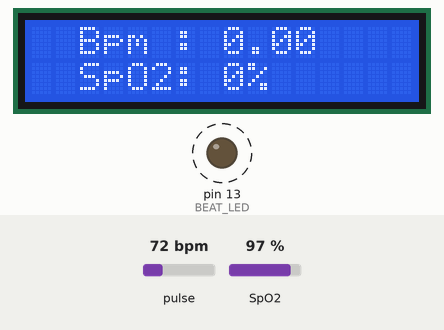
Bench run of a sketch on a simulated Arduino Uno, built with avr-gcc and run on an emulated ATmega328P. Shown: 16×2 character LCD, output pins drawn as LEDs (lit = HIGH). Dashed ring = blinking. Inputs (shaded band) come from the test bench; at power-on: pulse 72 bpm, SpO2 97 %.

Above: at 2.2 s.
2.3 s: pulse set to 158 bpm
At 4.8 s:
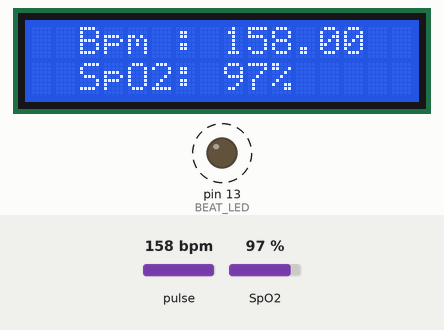
4.9 s: pulse set to 42 bpm
At 6.7 s:
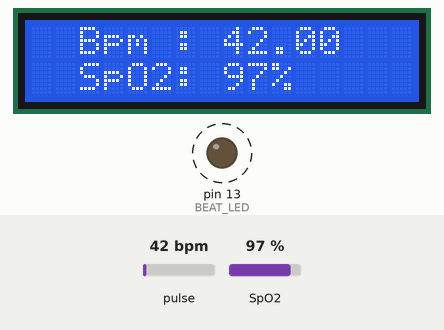
7.5 s: pulse set to 130 bpm
At 9.08 s:
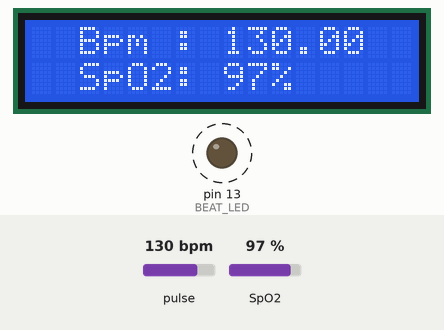
10.5 s: SpO2 set to 80 %
At 11.85 s:
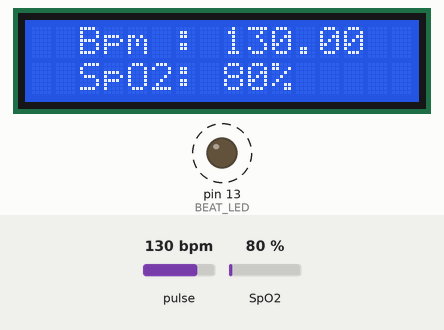
Timing chart, 0 to 14.0 s (numbered marks = the images above; inputs shaded):
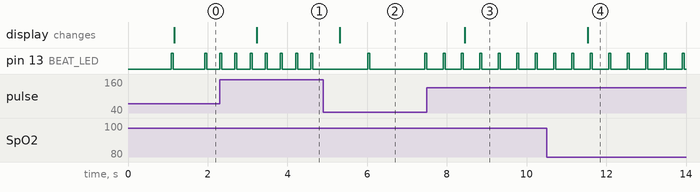

Measured:
- after the input at 2.3 s, pin 13 (BEAT_LED): alternates HIGH for 0.05 s and LOW for 0.33 s, starting at once; the display: changes after 0.93 s (image 1)
- after the input at 4.9 s, pin 13 (BEAT_LED): alternates HIGH for 0.05 s and LOW for 1.4 s, starting after 1.1 s; the display: changes after 0.42 s (image 2)
- after the input at 7.5 s, pin 13 (BEAT_LED): alternates HIGH for 0.05 s and LOW for 0.41 s, starting after 0.40 s; the display: changes after 0.95 s (image 3)
- after the input at 10.5 s, the display: changes after 1.0 s (image 4)
- by itself, pin 13 (BEAT_LED): alternates HIGH for 0.05 s and LOW for 0.78 s

The sketch:

sketch_jun20a.ino
```cpp
#include <Wire.h>
#include "MAX30100_PulseOximeter.h"
#include <LiquidCrystal_I2C.h>
#define REPORTING_PERIOD_MS 1000  // 數據顯示間隔 (毫秒)
#define BEAT_LED 13  // 脈搏指示 LED 的腳位
PulseOximeter pox;
uint32_t tsLastReport = 0;
LiquidCrystal_I2C lcd(0x27, 16, 2);  // LCD I2C 位址和長寬
void setup() {
  pinMode(BEAT_LED, OUTPUT);
  digitalWrite(BEAT_LED, LOW);
  // 初始化 LCD
  lcd.init();
  lcd.backlight();
  lcd.clear();
  lcd.print("Welcome James's Oximeter");
  delay(1000);
  // 初始化 MAX30100, 若失敗就用無窮迴圈卡住
  if (!pox.begin()) {
    lcd.setCursor(0, 1);
    lcd.print("Failed to init!");
    while (true) {}
  }
  // 設定測到脈搏時要回呼的函式 (必須放在 setup 最後一行)
  pox.setOnBeatDetectedCallback(onBeatDetected);
}
void loop() {
  pox.update();  // 更新 MAX30100 讀數
  // 每隔指定的時間讀一次讀數, 並顯示在 LCD 上
  if (millis() - tsLastReport > REPORTING_PERIOD_MS) {
    float bpm = pox.getHeartRate();
    uint8_t spo2 = pox.getSpO2();
    lcd.clear();
    lcd.home();
    lcd.print("  Bpm : " + String(bpm));  // 顯示脈搏 bpm
    lcd.setCursor(0, 1);
    lcd.print("  SpO2: " + String(spo2) + "%");  // 顯示血氧濃度
    tsLastReport = millis();
  }
}
void onBeatDetected() {
  // 點亮 LED 50 毫秒代表一次脈搏
  pinMode(BEAT_LED, OUTPUT);
  digitalWrite(BEAT_LED, HIGH);
  delay(50);
  digitalWrite(BEAT_LED, LOW);
}
```
